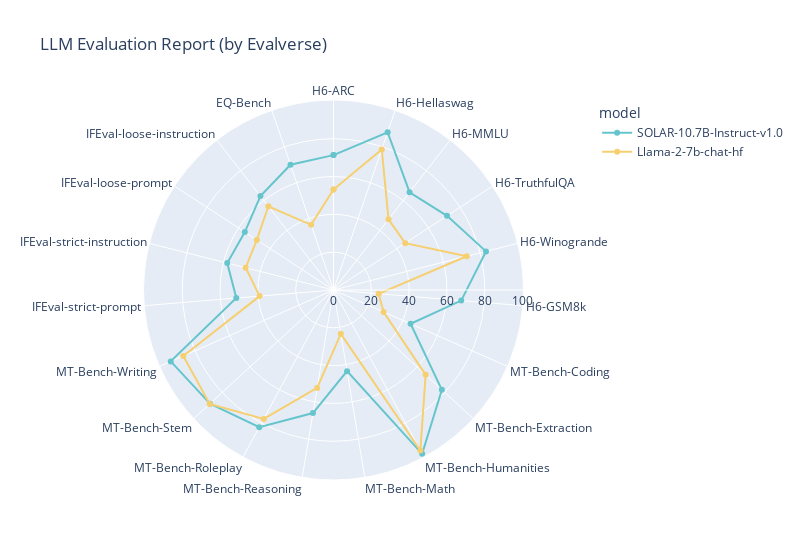

This figure's notebook cell:
### Markdown cell above
##### 🌠 Run the reporter

### Code cell
model_list = ["SOLAR-10.7B-Instruct-v1.0", "Llama-2-7b-chat-hf"]
benchmark_list = ["h6_en", "mt_bench", "ifeval", "eq_bench"]

reporter.run(model_list=model_list, benchmark_list=benchmark_list)

### Figure 1 — Plotly figure (JSON) as saved in the notebook; plotly's stock layout.template omitted (floating-point values rounded to 4 significant figures)
{"data": [{"hovertemplate": "model=SOLAR-10.7B-Instruct-v1.0<br>score=%{r}<br>benchmark=%{theta}<extra></extra>", "legendgroup": "SOLAR-10.7B-Instruct-v1.0", "line": {"color": "rgb(102, 197, 204)", "dash": "solid"}, "marker": {"symbol": "circle"}, "mode": "lines+markers", "name": "SOLAR-10.7B-Instruct-v1.0", "r": [71.33, 88.19, 65.52, 71.72, 83.19, 67.78, 44.5, 77.89, 98.5, 43.5, 66, 82.5, 88.75, 94, 51.57, 57.97, 56.01, 62.92, 70.06, 71.33], "showlegend": true, "subplot": "polar", "theta": ["H6-ARC", "H6-Hellaswag", "H6-MMLU", "H6-TruthfulQA", "H6-Winogrande", "H6-GSM8k", "MT-Bench-Coding", "MT-Bench-Extraction", "MT-Bench-Humanities", "MT-Bench-Math", "MT-Bench-Reasoning", "MT-Bench-Roleplay", "MT-Bench-Stem", "MT-Bench-Writing", "IFEval-strict-prompt", "IFEval-strict-instruction", "IFEval-loose-prompt", "IFEval-loose-instruction", "EQ-Bench", "H6-ARC"], "type": "scatterpolar"}, {"hovertemplate": "model=Llama-2-7b-chat-hf<br>score=%{r}<br>benchmark=%{theta}<extra></extra>", "legendgroup": "Llama-2-7b-chat-hf", "line": {"color": "rgb(246, 207, 113)", "dash": "solid"}, "marker": {"symbol": "circle"}, "mode": "lines+markers", "name": "Llama-2-7b-chat-hf", "r": [53.16, 78.59, 47.38, 45.31, 72.69, 23.96, 28.95, 66.25, 96.5, 23.5, 52.5, 77.5, 89, 86.75, 39.19, 47.93, 48.43, 56.09, 36.46, 53.16], "showlegend": true, "subplot": "polar", "theta": ["H6-ARC", "H6-Hellaswag", "H6-MMLU", "H6-TruthfulQA", "H6-Winogrande", "H6-GSM8k", "MT-Bench-Coding", "MT-Bench-Extraction", "MT-Bench-Humanities", "MT-Bench-Math", "MT-Bench-Reasoning", "MT-Bench-Roleplay", "MT-Bench-Stem", "MT-Bench-Writing", "IFEval-strict-prompt", "IFEval-strict-instruction", "IFEval-loose-prompt", "IFEval-loose-instruction", "EQ-Bench", "H6-ARC"], "type": "scatterpolar"}], "layout": {"legend": {"title": {"text": "model"}, "tracegroupgap": 0}, "polar": {"angularaxis": {"categoryarray": ["H6-ARC", "H6-Hellaswag", "H6-MMLU", "H6-TruthfulQA", "H6-Winogrande", "H6-GSM8k", "MT-Bench-Coding", "MT-Bench-Extraction", "MT-Bench-Humanities", "MT-Bench-Math", "MT-Bench-Reasoning", "MT-Bench-Roleplay", "MT-Bench-Stem", "MT-Bench-Writing", "IFEval-strict-prompt", "IFEval-strict-instruction", "IFEval-loose-prompt", "IFEval-loose-instruction", "EQ-Bench"], "categoryorder": "array", "direction": "clockwise", "rotation": 90}, "domain": {"x": [0, 1], "y": [0, 1]}}, "title": {"text": "LLM Evaluation Report (by Evalverse)"}, "width": 800}}
